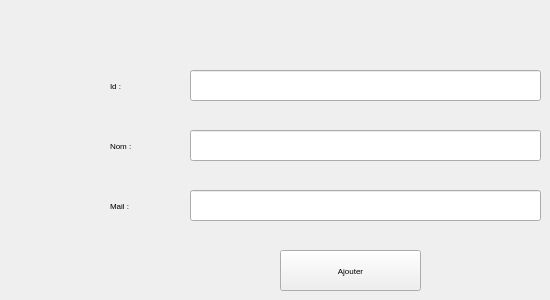
     <widget class="QWidget" name="tab_3">
      <attribute name="title">
       <string>Ajouter Constructeur </string>
      </attribute>
      <widget class="QLabel" name="label_10">
       <property name="geometry">
        <rect>
         <x>110</x>
         <y>70</y>
         <width>81</width>
         <height>31</height>
        </rect>
       </property>
       <property name="font">
        <font>
         <family>MS Shell Dlg 2</family>
         <pointsize>6</pointsize>
         <weight>9</weight>
         <italic>false</italic>
         <bold>false</bold>
        </font>
       </property>
       <property name="styleSheet">
        <string notr="true">
background:none;</string>
       </property>
       <property name="text">
        <string>Id :</string>
       </property>
      </widget>
      <widget class="QLineEdit" name="lineEdit_idconstructeur">
       <property name="geometry">
        <rect>
         <x>190</x>
         <y>70</y>
         <width>351</width>
         <height>31</height>
        </rect>
       </property>
       <property name="styleSheet">
        <string notr="true">background:none;</string>
       </property>
      </widget>
      <widget class="QLabel" name="label_22">
       <property name="geometry">
        <rect>
         <x>110</x>
         <y>130</y>
         <width>81</width>
         <height>31</height>
        </rect>
       </property>
       <property name="font">
        <font>
         <family>MS Shell Dlg 2</family>
         <pointsize>6</pointsize>
         <weight>9</weight>
         <italic>false</italic>
         <bold>false</bold>
        </font>
       </property>
       <property name="styleSheet">
        <string notr="true">background:none;</string>
       </property>
       <property name="text">
        <string>Nom :</string>
       </property>
      </widget>
      <widget class="QLineEdit" name="lineEdit_nomconstructeur">
       <property name="geometry">
        <rect>
         <x>190</x>
         <y>130</y>
         <width>351</width>
         <height>31</height>
        </rect>
       </property>
       <property name="styleSheet">
        <string notr="true">background:none;</string>
       </property>
      </widget>
      <widget class="QLineEdit" name="lineEdit_mailcostructeur">
       <property name="geometry">
        <rect>
         <x>190</x>
         <y>190</y>
         <width>351</width>
         <height>31</height>
        </rect>
       </property>
       <property name="styleSheet">
        <string notr="true">background:none;</string>
       </property>
      </widget>
      <widget class="QLabel" name="label_23">
       <property name="geometry">
        <rect>
         <x>110</x>
         <y>190</y>
         <width>81</width>
         <height>31</height>
        </rect>
       </property>
       <property name="font">
        <font>
         <family>MS Shell Dlg 2</family>
         <pointsize>6</pointsize>
         <weight>9</weight>
         <italic>false</italic>
         <bold>false</bold>
        </font>
       </property>
       <property name="styleSheet">
        <string notr="true">background:none;</string>
       </property>
       <property name="text">
        <string>Mail :</string>
       </property>
      </widget>
      <widget class="QPushButton" name="ajouter_constructeur">
       <property name="geometry">
        <rect>
         <x>280</x>
         <y>250</y>
         <width>141</width>
         <height>41</height>
        </rect>
       </property>
       <property name="font">
        <font>
         <family>MS Shell Dlg 2</family>
         <pointsize>6</pointsize>
         <weight>9</weight>
         <italic>false</italic>
         <bold>false</bold>
        </font>
       </property>
       <property name="text">
        <string>Ajouter</string>
       </property>
      </widget>
     </widget>
